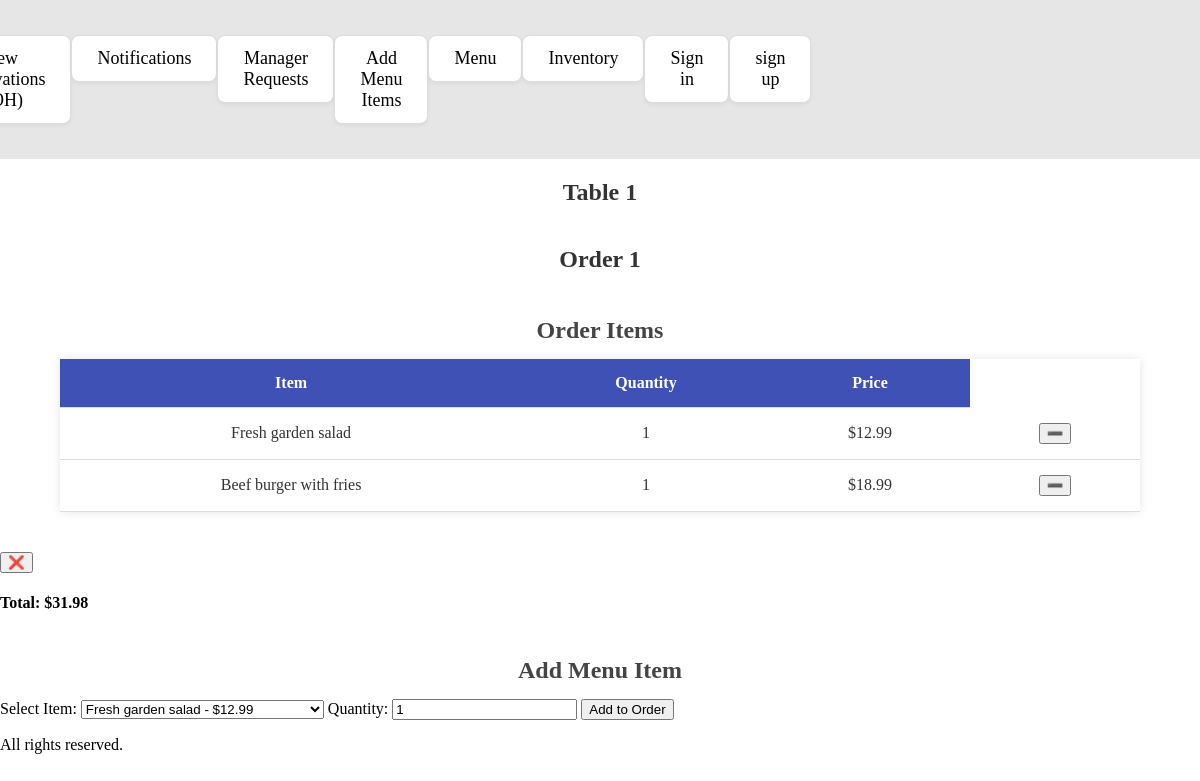
Page /table/1 on the earlier database version.
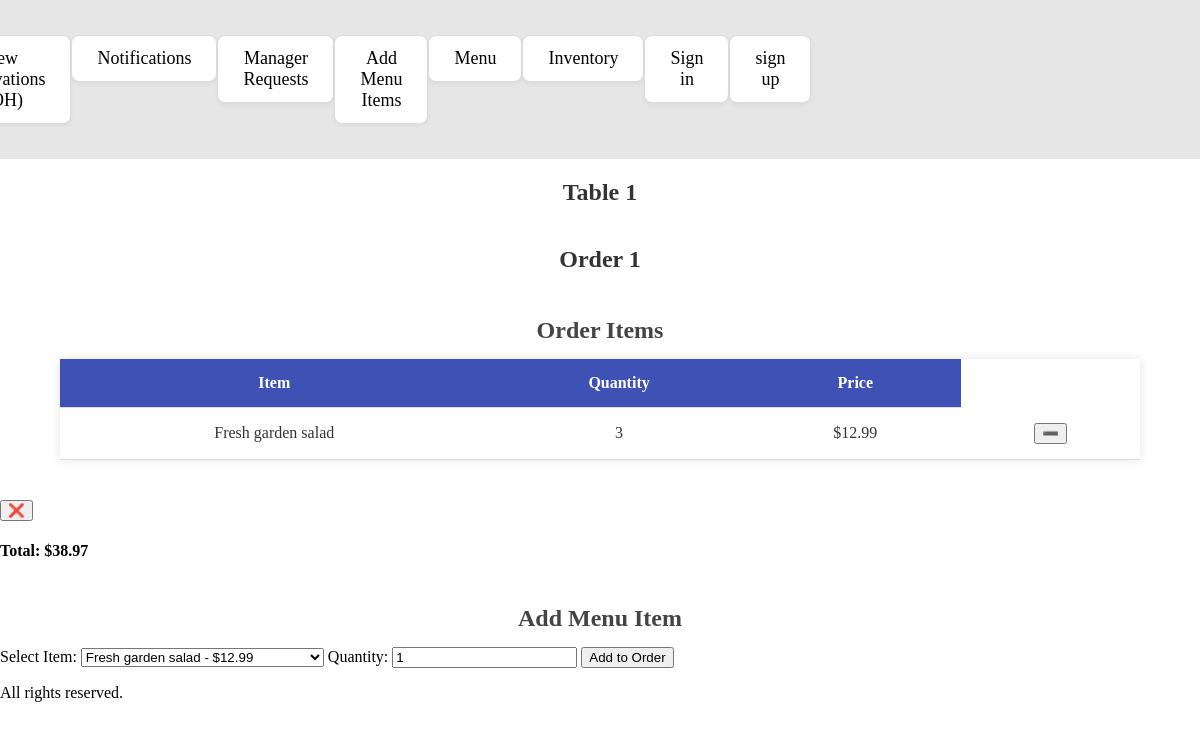
Same page on the later database version.
### app/models.py (models this page shows)
class MenuItem(db.Model):
    id = db.Column(db.Integer, primary_key=True)
    price = db.Column(db.Numeric(10,2), nullable=False)
    description = db.Column(db.String(1000))
    inventory_id = db.Column(db.Integer, db.ForeignKey('inventory.id'))

class Order(db.Model):
    id = db.Column(db.Integer, primary_key=True)
    order_date = db.Column(db.DateTime, nullable=False)
    table_id = db.Column(db.Integer, db.ForeignKey('tables.id'))
    status = db.Column(db.String(255), nullable=False)
    total_price = db.Column(db.Numeric(10,2))
    payment_status = db.Column(db.String(255), nullable=False)
    menu_items = db.relationship('OrderMenuItem', backref='order', lazy=True)

### app/routes/order_routes.py (the view)
@order_bp.route('/table/<int:table_id>')
def table_order(table_id):
    logic = OrderLogic(table_id)
    order = logic.get_order_details() # get order details
    table = logic.get_table_by_id() # get table details
    table_number = table.table_number
    menu_items = order["all_items"]
    order_id = order["order_id"]
    total_price = order["total_price"]
    all_menu_items = MenuLogic.get_all_menu_items() # get all menu items for selcting items to add to order
    return render_template('order.html', order_id=order_id, menu_items=menu_items, table_number=table_number, table_id=table_id, all_menu_items = all_menu_items, total_price = total_price)

### app/logic/base_crud.py (called while the page is built)
    @staticmethod
    def get_all(model):
        return model.query.all() # return all table content

    @staticmethod
    def get_row(model, **kwargs):
        return model.query.filter_by(**kwargs).first() #  get a single row based on the kwargs

### app/logic/menu_logic.py (called while the page is built)
    @staticmethod
    def get_all_menu_items():
        return BaseCRUD.get_all(MenuItem)

### app/logic/order_logic.py (called while the page is built)
    def get_order_details(self):
        order_items= []
        for item in self.order.menu_items:
            order_items.append({
                'Item_name': item.menu.description,
                'quantity' : item.quantity,
                'price' : item.menu.price,
                'id':item.menu.id
                })
        return {
            "order_id": self.order.id,
            "table_id": self.order.table_id,
            "all_items": order_items,
            "total_price": self.order.total_price
        }

    def get_table_by_id(self):
        return BaseCRUD.get_row(TableModel, id= self.table_id)

### templates/order.html (shortened to what this page needs)
<!DOCTYPE html>
<html lang="en">
<head>
    <link rel="stylesheet" href="{{ url_for('static', filename='css/style.css') }}">
    <link rel="stylesheet" href="{{ url_for('static', filename='css/order.css') }}">
</head>
<body>
    <nav>
        <ul >
            <li><a href="{{ url_for('reservations.reservations_foh') }}">View Reservations (FOH)</a></li>
            <li><a href="{{ url_for('notifications.notifications') }}">Notifications</a></li>
            <li><a href="{{ url_for('manager.requests_manager') }}">Manager Requests</a></li>
            <li><a href="{{ url_for('menu.add_menu_item') }}">Add Menu Items</a></li>
            <li><a href="{{ url_for('menu.menu') }}">Menu</a></li>
            <li><a href="{{ url_for('inventory.inventory') }}">Inventory</a></li>
            {% if not session.get('username') %}
                <li><a href="{{ url_for('auth.sign_in') }}">Sign in</a></li>
                <li><a href="{{ url_for('auth.sign_up') }}">sign up</a></li>
            {% else %}
                <li><a href="{{ url_for('auth.get_profile') }}">profile</a></li>
            {% endif %}
        </ul>
    </nav>
    <h2 class="order-title">Table {{ table_number }} </h2>
    <h2 class="order-title"> Order {{ order_id }}</h2>
        <h3>Order Items</h3>
        <table>
            <thead>
                <tr>
                    <th>Item</th>
                    <th>Quantity</th>
                    <th>Price</th>
                </tr>
            </thead>
            <tbody>
                {% for item in menu_items %}
                <tr>
                    <td>{{ item.Item_name }}</td>
                    <td>{{ item.quantity }}</td>
                    <td>${{ item.price }}</td>
                    <td>
                <form method="POST" action="{{ url_for('order.decrease_quantity', table_id=table_id, menu_item_id=item.id) }}" style="display: inline;">
                    <button type="submit">➖</button>
                </form>
                    </td>
                </tr>
                {% endfor %}
            </tbody>
        </table>
        <form method="POST" action="{{ url_for('order.remove_order', table_id=table_id) }}" style="display: inline;">
            <button type="submit">❌</button>
        </form>
        <h4>Total: ${{ total_price }}</h4>
        <h3>Add Menu Item</h3>
        <form method="POST" action="{{ url_for('order.add_to_order', table_id=table_id) }}">
            <label for="menu_item_id">Select Item:</label>
            <select name="menu_item_id" required>
                {% for item in all_menu_items %}
                <option value="{{ item.id }}">{{ item.description }} - ${{ item.price }}</option>
                {% endfor %}
            </select>
            <label for="quantity">Quantity:</label>
            <input type="number" name="quantity" value="1" min="1" required>
            <button type="submit">Add to Order</button>
        </form>
    <footer>
        <p>All rights reserved.</p>
    </footer>
</body>
</html>

Differences in the rows shown:
no longer on this page (row unchanged): MenuItem: Item_name "Beef burger with fries", quantity "1", price "18.99"
computed for MenuItem "Fresh garden salad": quantity "1" → "3"
changed Order: total_price "31.98" → "38.97"
